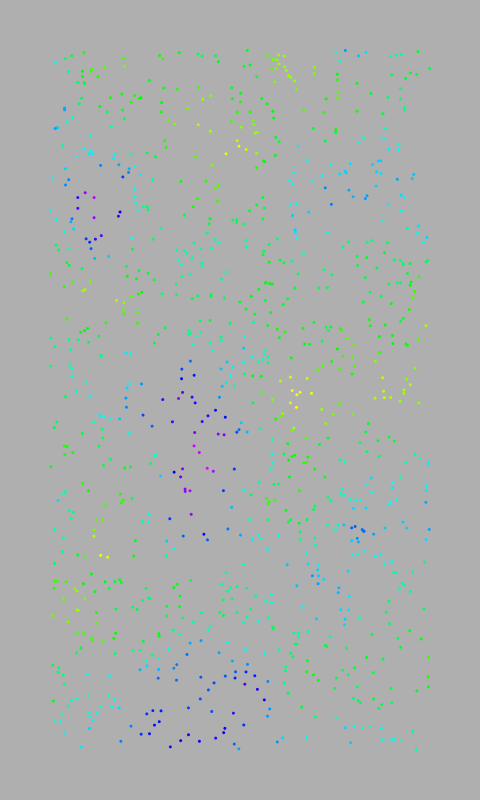
Frame 1 (no input)
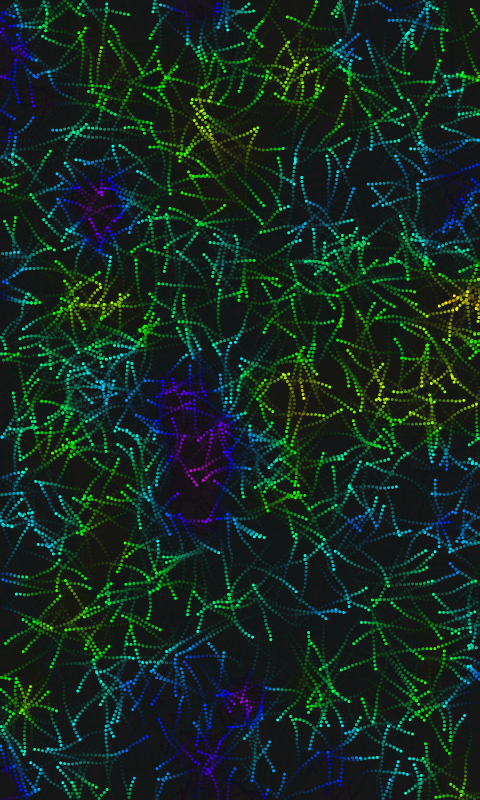
Frame 60 (the mouse pressed at the canvas centre just before this capture)
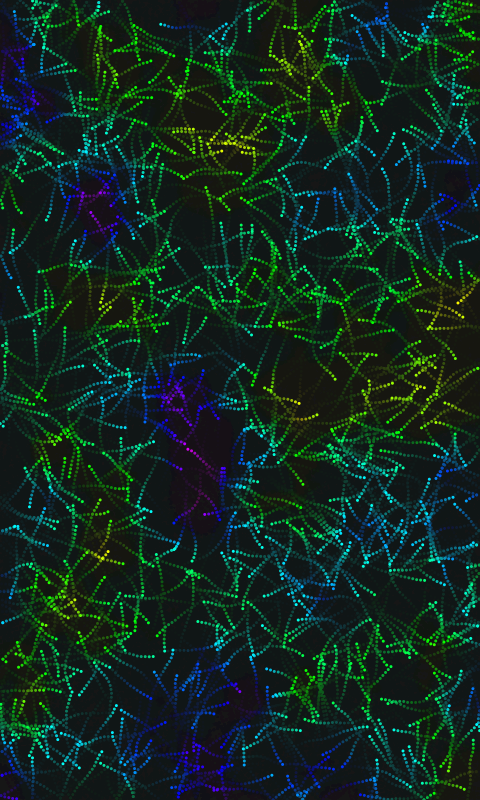
Frame 120 (the mouse held since frame 60 and released just before this capture)

The Processing sketch that drew these frames (run headless with seeded random() and noise(); from frame 60 on, the mouse is pressed at the canvas centre):

// Processing sketch: processing_107733
// ── processing_107733.pde

Worm[] worms;
int numWorms = 1000;
PVector pulse;
boolean pulsed;

void setup() {
  size(480,800);
  smooth();
  noStroke();
  colorMode(HSB,255);
  worms = new Worm[numWorms];
  for (int i=0; i<numWorms; i++) {
    worms[i] = new Worm(random(50,430),random(50,750),random(0,2*PI)); 
  }
  pulsed = false;
}

void draw() {
    fill (20, 40);
    noStroke ();
    rect (0, 0, width, height);
  //background(0);
  for (int i=0; i<numWorms; i++) {
    fill(map(noise(0.01*worms[i].loc.x,0.01*worms[i].loc.y),0,1,0,255),255,255);
    ellipse(worms[i].loc.x,worms[i].loc.y,3,3);
    if (pulsed) {
      worms[i].move(pulse);
    }
    else 
      worms[i].move();
  }
  pulsed = false;
}

void mousePressed() {
  pulse = new PVector(mouseX, mouseY);
  pulsed = true; 
}

class Worm {
  PVector dir;
  PVector loc;
  float angle;
  float speed=4;
  float agility = 0.2;
 
  public Worm(float x, float y, float angle) {
    this.angle = angle;
    loc = new PVector(x,y);
    dir = new PVector(cos(angle),sin(angle));
    dir.normalize();
    dir.mult(speed);
  } 

  void move() {
    angle += random(-agility,agility);
    updateDir();
  }
  void updateDir() {
    dir = new PVector(cos(angle),sin(angle));
    dir.normalize();
    dir.mult(speed);
    if (loc.x+dir.x<0 || loc.x+dir.x>width) { 
      angle = PI-angle;
      //move();
    }
    else if (loc.y+dir.y<0 || loc.y+dir.y>height) { 
      angle = 2*PI-angle;
      //move();
    }
    else 
      loc.add(dir);  
  }
 void move(PVector pulse) {
    if (PVector.dist(pulse,loc)<100) {
      PVector d = new PVector(loc.x,loc.y);
      d.sub(pulse);
      angle = atan(d.y/d.x);
      //angle = PVector.angleBetween(d,new PVector(1,0));
      println(angle);
    }
   updateDir();    
 } 
}
